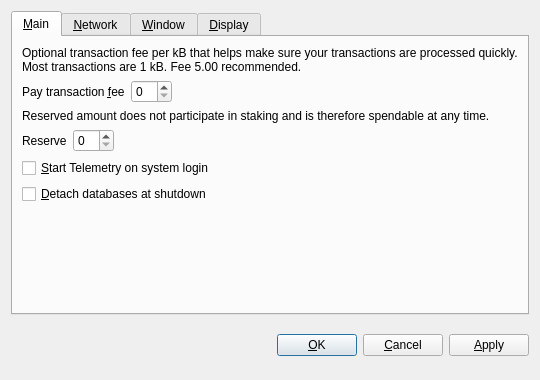
<?xml version="1.0" encoding="UTF-8"?>
<ui version="4.0">
 <class>OptionsDialog</class>
 <widget class="QDialog" name="OptionsDialog">
  <property name="geometry">
   <rect>
    <x>0</x>
    <y>0</y>
    <width>540</width>
    <height>380</height>
   </rect>
  </property>
  <property name="windowTitle">
   <string>Options</string>
  </property>
  <property name="modal">
   <bool>true</bool>
  </property>
  <layout class="QVBoxLayout" name="verticalLayout">
   <item>
    <widget class="QTabWidget" name="tabWidget">
     <property name="tabPosition">
      <enum>QTabWidget::North</enum>
     </property>
     <property name="currentIndex">
      <number>0</number>
     </property>
     <widget class="QWidget" name="tabMain">
      <attribute name="title">
       <string>&amp;Main</string>
      </attribute>
      <layout class="QVBoxLayout" name="verticalLayout_Main">
       <item>
        <widget class="QLabel" name="transactionFeeInfoLabel">
         <property name="text">
          <string>Optional transaction fee per kB that helps make sure your transactions are processed quickly. Most transactions are 1 kB. Fee 5.00 recommended.</string>
         </property>
         <property name="textFormat">
          <enum>Qt::PlainText</enum>
         </property>
         <property name="wordWrap">
          <bool>true</bool>
         </property>
        </widget>
       </item>
       <item>
        <layout class="QHBoxLayout" name="horizontalLayoutFee">
         <item>
          <widget class="QLabel" name="transactionFeeLabel">
           <property name="text">
            <string>Pay transaction &amp;fee</string>
           </property>
           <property name="textFormat">
            <enum>Qt::PlainText</enum>
           </property>
           <property name="buddy">
            <cstring>transactionFee</cstring>
           </property>
          </widget>
         </item>
         <item>
          <widget class="BitcoinAmountField" name="transactionFee"/>
         </item>
         <item>
          <spacer name="horizontalSpacerFee">
           <property name="orientation">
            <enum>Qt::Horizontal</enum>
           </property>
           <property name="sizeHint" stdset="0">
            <size>
             <width>40</width>
             <height>20</height>
            </size>
           </property>
          </spacer>
         </item>
        </layout>
       </item>
       <item>
        <widget class="QLabel" name="reserveBalanceInfoLabel">
         <property name="text">
          <string>Reserved amount does not participate in staking and is therefore spendable at any time.</string>
         </property>
         <property name="textFormat">
          <enum>Qt::PlainText</enum>
         </property>
         <property name="wordWrap">
          <bool>true</bool>
         </property>
        </widget>
       </item>
       <item>
        <layout class="QHBoxLayout" name="horizontalLayoutReserveBalance">
         <item>
          <widget class="QLabel" name="reserveBalanceLabel">
           <property name="text">
            <string>Reserve</string>
           </property>
           <property name="textFormat">
            <enum>Qt::PlainText</enum>
           </property>
           <property name="buddy">
            <cstring>reserveBalance</cstring>
           </property>
          </widget>
         </item>
         <item>
          <widget class="BitcoinAmountField" name="reserveBalance"/>
         </item>
         <item>
          <spacer name="horizontalSpacerReserveBalance">
           <property name="orientation">
            <enum>Qt::Horizontal</enum>
           </property>
           <property name="sizeHint" stdset="0">
            <size>
             <width>40</width>
             <height>20</height>
            </size>
           </property>
          </spacer>
         </item>
        </layout>
       </item>
       <item>
        <widget class="QCheckBox" name="bitcoinAtStartup">
         <property name="toolTip">
          <string>Automatically start Telemetry after logging in to the system.</string>
         </property>
         <property name="text">
          <string>&amp;Start Telemetry on system login</string>
         </property>
        </widget>
       </item>
       <item>
        <widget class="QCheckBox" name="detachDatabases">
         <property name="toolTip">
          <string>Detach block and address databases at shutdown. This means they can be moved to another data directory, but it slows down shutdown. The wallet is always detached.</string>
         </property>
         <property name="text">
          <string>&amp;Detach databases at shutdown</string>
         </property>
        </widget>
       </item>
       <item>
        <spacer name="verticalSpacer_Main">
         <property name="orientation">
          <enum>Qt::Vertical</enum>
         </property>
         <property name="sizeHint" stdset="0">
          <size>
           <width>20</width>
           <height>40</height>
          </size>
         </property>
        </spacer>
       </item>
      </layout>
     </widget>
     <widget class="QWidget" name="tabNetwork">
      <attribute name="title">
       <string>&amp;Network</string>
      </attribute>
      <layout class="QVBoxLayout" name="verticalLayout_Network">
       <item>
        <widget class="QCheckBox" name="mapPortUpnp">
         <property name="toolTip">
          <string>Automatically open the Telemetry client port on the router. This only works when your router supports UPnP and it is enabled.</string>
         </property>
         <property name="text">
          <string>Map port using &amp;UPnP</string>
         </property>
        </widget>
       </item>
       <item>
        <widget class="QCheckBox" name="connectSocks">
         <property name="toolTip">
          <string>Connect to the Telemetry network through a SOCKS proxy (e.g. when connecting through Tor).</string>
         </property>
         <property name="text">
          <string>&amp;Connect through SOCKS proxy:</string>
         </property>
        </widget>
       </item>
       <item>
        <layout class="QHBoxLayout" name="horizontalLayout_Network">
         <item>
          <widget class="QLabel" name="proxyIpLabel">
           <property name="text">
            <string>Proxy &amp;IP:</string>
           </property>
           <property name="textFormat">
            <enum>Qt::PlainText</enum>
           </property>
           <property name="buddy">
            <cstring>proxyIp</cstring>
           </property>
          </widget>
         </item>
         <item>
          <widget class="QValidatedLineEdit" name="proxyIp">
           <property name="maximumSize">
            <size>
             <width>140</width>
             <height>16777215</height>
            </size>
           </property>
           <property name="toolTip">
            <string>IP address of the proxy (e.g. 127.0.0.1)</string>
           </property>
          </widget>
         </item>
         <item>
          <widget class="QLabel" name="proxyPortLabel">
           <property name="text">
            <string>&amp;Port:</string>
           </property>
           <property name="textFormat">
            <enum>Qt::PlainText</enum>
           </property>
           <property name="buddy">
            <cstring>proxyPort</cstring>
           </property>
          </widget>
         </item>
         <item>
          <widget class="QLineEdit" name="proxyPort">
           <property name="maximumSize">
            <size>
             <width>55</width>
             <height>16777215</height>
            </size>
           </property>
           <property name="toolTip">
            <string>Port of the proxy (e.g. 9050)</string>
           </property>
          </widget>
         </item>
         <item>
          <widget class="QLabel" name="socksVersionLabel">
           <property name="text">
            <string>SOCKS &amp;Version:</string>
           </property>
           <property name="textFormat">
            <enum>Qt::PlainText</enum>
           </property>
           <property name="buddy">
            <cstring>socksVersion</cstring>
           </property>
          </widget>
         </item>
         <item>
          <widget class="QValueComboBox" name="socksVersion">
           <property name="toolTip">
            <string>SOCKS version of the proxy (e.g. 5)</string>
           </property>
          </widget>
         </item>
         <item>
          <spacer name="horizontalSpacer_Network">
           <property name="orientation">
            <enum>Qt::Horizontal</enum>
           </property>
           <property name="sizeHint" stdset="0">
            <size>
             <width>40</width>
             <height>20</height>
            </size>
           </property>
          </spacer>
         </item>
        </layout>
       </item>
       <item>
        <spacer name="verticalSpacer_Network">
         <property name="orientation">
          <enum>Qt::Vertical</enum>
         </property>
         <property name="sizeHint" stdset="0">
          <size>
           <width>20</width>
           <height>40</height>
          </size>
         </property>
        </spacer>
       </item>
      </layout>
     </widget>
     <widget class="QWidget" name="tabWindow">
      <attribute name="title">
       <string>&amp;Window</string>
      </attribute>
      <layout class="QVBoxLayout" name="verticalLayout_Window">
       <item>
        <widget class="QCheckBox" name="minimizeToTray">
         <property name="toolTip">
          <string>Show only a tray icon after minimizing the window.</string>
         </property>
         <property name="text">
          <string>&amp;Minimize to the tray instead of the taskbar</string>
         </property>
        </widget>
       </item>
       <item>
        <widget class="QCheckBox" name="minimizeOnClose">
         <property name="toolTip">
          <string>Minimize instead of exit the application when the window is closed. When this option is enabled, the application will be closed only after selecting Quit in the menu.</string>
         </property>
         <property name="text">
          <string>M&amp;inimize on close</string>
         </property>
        </widget>
       </item>
       <item>
        <spacer name="verticalSpacer_Window">
         <property name="orientation">
          <enum>Qt::Vertical</enum>
         </property>
         <property name="sizeHint" stdset="0">
          <size>
           <width>20</width>
           <height>40</height>
          </size>
         </property>
        </spacer>
       </item>
      </layout>
     </widget>
     <widget class="QWidget" name="tabDisplay">
      <attribute name="title">
       <string>&amp;Display</string>
      </attribute>
      <layout class="QVBoxLayout" name="verticalLayout_Display">
       <item>
        <layout class="QHBoxLayout" name="horizontalLayout_1_Display">
         <item>
          <widget class="QLabel" name="langLabel">
           <property name="text">
            <string>User Interface &amp;language:</string>
           </property>
           <property name="textFormat">
            <enum>Qt::PlainText</enum>
           </property>
           <property name="buddy">
            <cstring>lang</cstring>
           </property>
          </widget>
         </item>
         <item>
          <widget class="QValueComboBox" name="lang">
           <property name="toolTip">
            <string>The user interface language can be set here. This setting will take effect after restarting Telemetry.</string>
           </property>
          </widget>
         </item>
        </layout>
       </item>
       <item>
        <layout class="QHBoxLayout" name="horizontalLayout_2_Display">
         <item>
          <widget class="QLabel" name="unitLabel">
           <property name="text">
            <string>&amp;Unit to show amounts in:</string>
           </property>
           <property name="textFormat">
            <enum>Qt::PlainText</enum>
           </property>
           <property name="buddy">
            <cstring>unit</cstring>
           </property>
          </widget>
         </item>
         <item>
          <widget class="QValueComboBox" name="unit">
           <property name="toolTip">
            <string>Choose the default subdivision unit to show in the interface and when sending coins.</string>
           </property>
          </widget>
         </item>
        </layout>
       </item>
       <item>
        <widget class="QCheckBox" name="displayAddresses">
         <property name="toolTip">
          <string>Whether to show Telemetry addresses in the transaction list or not.</string>
         </property>
         <property name="text">
          <string>&amp;Display addresses in transaction list</string>
         </property>
        </widget>
       </item>
       <item>
        <widget class="QCheckBox" name="coinControlFeatures">
         <property name="toolTip">
          <string>Whether to show coin control features or not.</string>
         </property>
         <property name="text">
          <string>Display coin &amp;control features (experts only!)</string>
         </property>
        </widget>
       </item>
       <item>
        <spacer name="verticalSpacer_Display">
         <property name="orientation">
          <enum>Qt::Vertical</enum>
         </property>
         <property name="sizeHint" stdset="0">
          <size>
           <width>20</width>
           <height>40</height>
          </size>
         </property>
        </spacer>
       </item>
      </layout>
     </widget>
    </widget>
   </item>
   <item>
    <layout class="QHBoxLayout" name="horizontalLayout_Buttons">
     <item>
      <spacer name="horizontalSpacer_1">
       <property name="orientation">
        <enum>Qt::Horizontal</enum>
       </property>
       <property name="sizeHint" stdset="0">
        <size>
         <width>40</width>
         <height>48</height>
        </size>
       </property>
      </spacer>
     </item>
     <item>
      <widget class="QLabel" name="statusLabel">
       <property name="font">
        <font>
         <weight>75</weight>
         <bold>true</bold>
        </font>
       </property>
       <property name="text">
        <string/>
       </property>
       <property name="textFormat">
        <enum>Qt::PlainText</enum>
       </property>
       <property name="wordWrap">
        <bool>true</bool>
       </property>
      </widget>
     </item>
     <item>
      <spacer name="horizontalSpacer_2">
       <property name="orientation">
        <enum>Qt::Horizontal</enum>
       </property>
       <property name="sizeHint" stdset="0">
        <size>
         <width>40</width>
         <height>48</height>
        </size>
       </property>
      </spacer>
     </item>
     <item>
      <widget class="QPushButton" name="okButton">
       <property name="text">
        <string>&amp;OK</string>
       </property>
      </widget>
     </item>
     <item>
      <widget class="QPushButton" name="cancelButton">
       <property name="text">
        <string>&amp;Cancel</string>
       </property>
       <property name="autoDefault">
        <bool>false</bool>
       </property>
      </widget>
     </item>
     <item>
      <widget class="QPushButton" name="applyButton">
       <property name="text">
        <string>&amp;Apply</string>
       </property>
       <property name="autoDefault">
        <bool>false</bool>
       </property>
      </widget>
     </item>
    </layout>
   </item>
  </layout>
 </widget>
 <customwidgets>
  <customwidget>
   <class>BitcoinAmountField</class>
   <extends>QSpinBox</extends>
   <header>bitcoinamountfield.h</header>
  </customwidget>
  <customwidget>
   <class>QValueComboBox</class>
   <extends>QComboBox</extends>
   <header>qvaluecombobox.h</header>
  </customwidget>
  <customwidget>
   <class>QValidatedLineEdit</class>
   <extends>QLineEdit</extends>
   <header>qvalidatedlineedit.h</header>
  </customwidget>
 </customwidgets>
 <resources/>
 <connections/>
</ui>
